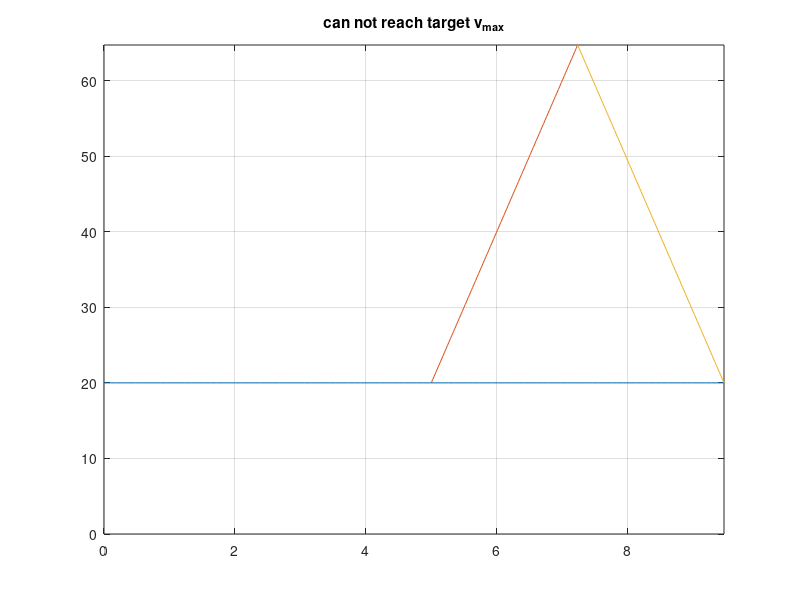

MATLAB code to generate this figure:
%v_min less than v_tray
clear all;
close all;
clc;

v_tray = 20;
v_max  = 200;
v_min  = 30;

a = 20;

tray_s1 = 100;

steps = 100;


if (v_min < v_tray) 
    endEffecotrs_s1 = (v_tray^2 - v_min^2) / (2*a);
    endEffecotrs_t1 = (v_tray - v_min) / a;

    tray_s2 = v_tray * endEffecotrs_t1 - endEffecotrs_s1;

    s = tray_s1 + tray_s2;

    % endEffecotrs_s2 = (v_max^2 - v_tray^2) / (2 * a);
    endEffecotrs_s2 = (v_max - v_tray)^2 / (2 * a);
    s1 = s - 2 * endEffecotrs_s2;
    if (s1 > 0)
        %can reach target v_max and have uniform velocity
        endEffecotrs_s3 = s1;
        endEffecotrs_t3 = s1 / v_tray;

        T = (v_max - v_tray) / a;
        endEffecotrs_t2 = T;
        endEffecotrs_s4 = endEffecotrs_s2;
        endEffecotrs_t4 = endEffecotrs_t2;

        V0 = ones(1,steps) * v_tray;
        V1 = v_min + a * linspace(0,endEffecotrs_t1,steps);
        V2 = v_tray + a * linspace(0,T,steps);
        V3 = ones(1,steps) * v_max;
        V4 = v_max - a * linspace(0,T,steps);

        t0 = tray_s1 / v_tray;
        T1 = linspace(t0      , endEffecotrs_t1 + t0      , steps);
        T2 = linspace(T1(end) , T1(end) + T               , steps);
        T3 = linspace(T2(end) , T2(end) + endEffecotrs_t3 , steps);
        T4 = linspace(T3(end) , T3(end) + T               , steps);
        T0 = linspace(0,T4(end),steps);

        plot(T0,V0,T1,V1,T2,V2,T3,V3,T4,V4);
        title('can reach target v_m_a_x and have uniform velocity');
    elseif (s1 == 0)
        %can reach target vmax but not have uniform velocity
        endEffecotrs_s3 = endEffecotrs_s2;
        T = (v_max - v_tray) / a;
        endEffecotrs_t2 = T;
        endEffecotrs_t3 = T;

        V0 = v_tray * ones(1,steps);
        V1 = v_min  + a * linspace(0,endEffecotrs_t1,steps);
        V2 = v_tray + a * linspace(0,T,steps);
        V3 = v_max  - a * linspace(0,T,steps);

        t0 = tray_s1 / v_tray;
        T1 = linspace(t0,t0 + endEffecotrs_t1,steps);
        T2 = linspace(T1(end),T1(end) + T,steps);
        T3 = linspace(T2(end),T2(end) + T,steps);
        T0  = linspace(0,T3(end),steps);

        plot(T0,V0,T1,V1,T2,V2,T3,V3);
        title('can reach target v_m_a_x but not have uniform velocity');
    else
        %can't reach target v_max
        endEffecotrs_s2 = s / 2;
        endEffecotrs_s3 = endEffecotrs_s2;

        T = sqrt((2 * endEffecotrs_s2) / (a));
        v_max = v_tray + a * T;

        endEffecotrs_t2 = T;
        endEffecotrs_t3 = T;

        V0 = v_tray * ones(1,steps);
        V1 = v_min  + a * linspace(0,endEffecotrs_t1,steps);
        V2 = v_tray + a * linspace(0,T,steps);
        V3 = v_max  - a * linspace(0,T,steps);

        t0 = tray_s1 / v_tray;
        T1 = linspace(t0,t0 + endEffecotrs_t1,steps);
        T2 = linspace(T1(end),T1(end) + T,steps);
        T3 = linspace(T2(end),T2(end) + T,steps);
        T0  = linspace(0,T3(end),steps);

        plot(T0,V0,T1,V1,T2,V2,T3,V3);
        title('can not reach target v_m_a_x');
    end
else
    v_min = v_tray;

    endEffecotrs_s1 = (v_max - v_min)^2 / (2 * a);

    s = tray_s1;
    s1 = s - 2 * endEffecotrs_s1;

    t0 = s / v_tray;
    if (s1 >= 0)
        if (s1 > 0.001)
            endEffecotrs_t1 = (v_max - v_min) / a;

            endEffecotrs_s2 = s1;
            endEffecotrs_t2 = endEffecotrs_s2 / v_max;

            endEffecotrs_s3 = endEffecotrs_s1;
            endEffecotrs_t3 = endEffecotrs_t1;

            T1 = linspace(t0      , endEffecotrs_t1 + t0      , steps);
            T2 = linspace(T1(end) , T1(end) + endEffecotrs_t2 , steps);
            T3 = linspace(T2(end) , T2(end) + endEffecotrs_t3 , steps);
            T0 = linspace(0,T3(end),steps);

            V1 = v_min + a * linspace(0,endEffecotrs_t1,steps);
            V2 = v_max * ones(1,steps);
            V3 = v_max - a * linspace(0,endEffecotrs_t3,steps);
            V0 = v_tray * ones(1,steps);

            plot(T0,V0,T1,V1,T2,V2,T3,V3);
            title('can reach target v_m_a_x and have uniform velocity');
        else
            endEffecotrs_t1 = (v_max - v_min) / a;

            endEffecotrs_s2 = endEffecotrs_s1;
            endEffecotrs_t2 = endEffecotrs_t1;

            T1 = linspace(t0      , endEffecotrs_t1 + t0      , steps);
            T2 = linspace(T1(end) , T1(end) + endEffecotrs_t2 , steps);
            T0 = linspace(0       , T2(end)                   , steps);

            V1 = v_min + a * linspace(0,endEffecotrs_t1,steps);
            V2 = v_max - a * linspace(0,endEffecotrs_t2,steps);
            V0 = v_tray * ones(1,steps);

            plot(T0,V0,T1,V1,T2,V2);
            title('can reach target v_m_a_x but not have uniform velocity');
        end
    else
        endEffecotrs_s1 = s / 2;
        endEffecotrs_t1 = sqrt((2 * endEffecotrs_s1) / a);

        v_max = v_tray + a * endEffecotrs_t1;

        endEffecotrs_s2 = endEffecotrs_s1;
        endEffecotrs_t2 = endEffecotrs_t1;

        T1 = linspace(t0      , endEffecotrs_t1 + t0      , steps);
        T2 = linspace(T1(end) , T1(end) + endEffecotrs_t2 , steps);
        T0 = linspace(0       , T2(end)                   , steps);

        V1 = v_min + a * linspace(0,endEffecotrs_t1,steps);
        V2 = v_max - a * linspace(0,endEffecotrs_t2,steps);
        V0 = v_tray * ones(1,steps);

        plot(T0,V0,T1,V1,T2,V2);
        title('can not reach target v_m_a_x');
    end
end

axis([0 T0(end) 0 v_max]);
grid on;

